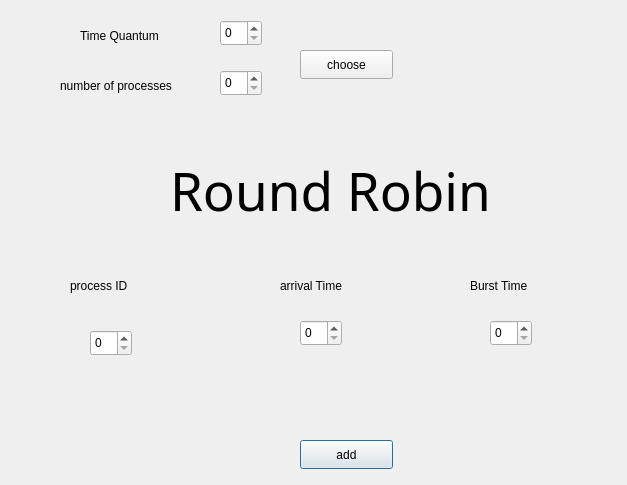
<?xml version="1.0" encoding="UTF-8"?>
<ui version="4.0">
 <class>RR2</class>
 <widget class="QDialog" name="RR2">
  <property name="geometry">
   <rect>
    <x>0</x>
    <y>0</y>
    <width>627</width>
    <height>485</height>
   </rect>
  </property>
  <property name="windowTitle">
   <string>Dialog</string>
  </property>
  <widget class="QSpinBox" name="quantum">
   <property name="geometry">
    <rect>
     <x>220</x>
     <y>20</y>
     <width>42</width>
     <height>26</height>
    </rect>
   </property>
  </widget>
  <widget class="QSpinBox" name="num">
   <property name="geometry">
    <rect>
     <x>220</x>
     <y>70</y>
     <width>42</width>
     <height>26</height>
    </rect>
   </property>
  </widget>
  <widget class="QSpinBox" name="id">
   <property name="geometry">
    <rect>
     <x>90</x>
     <y>330</y>
     <width>42</width>
     <height>26</height>
    </rect>
   </property>
  </widget>
  <widget class="QSpinBox" name="btime">
   <property name="geometry">
    <rect>
     <x>490</x>
     <y>320</y>
     <width>42</width>
     <height>26</height>
    </rect>
   </property>
  </widget>
  <widget class="QPushButton" name="pushButton">
   <property name="geometry">
    <rect>
     <x>300</x>
     <y>440</y>
     <width>93</width>
     <height>29</height>
    </rect>
   </property>
   <property name="text">
    <string>add</string>
   </property>
  </widget>
  <widget class="QPushButton" name="choose">
   <property name="geometry">
    <rect>
     <x>300</x>
     <y>50</y>
     <width>93</width>
     <height>29</height>
    </rect>
   </property>
   <property name="text">
    <string>choose</string>
   </property>
  </widget>
  <widget class="QLabel" name="label">
   <property name="geometry">
    <rect>
     <x>80</x>
     <y>20</y>
     <width>111</width>
     <height>31</height>
    </rect>
   </property>
   <property name="text">
    <string>Time Quantum</string>
   </property>
  </widget>
  <widget class="QLabel" name="label_2">
   <property name="geometry">
    <rect>
     <x>60</x>
     <y>70</y>
     <width>161</width>
     <height>31</height>
    </rect>
   </property>
   <property name="text">
    <string>number of processes</string>
   </property>
  </widget>
  <widget class="QLabel" name="label_3">
   <property name="geometry">
    <rect>
     <x>70</x>
     <y>270</y>
     <width>111</width>
     <height>31</height>
    </rect>
   </property>
   <property name="text">
    <string>process ID</string>
   </property>
  </widget>
  <widget class="QLabel" name="label_4">
   <property name="geometry">
    <rect>
     <x>470</x>
     <y>270</y>
     <width>111</width>
     <height>31</height>
    </rect>
   </property>
   <property name="text">
    <string>Burst Time</string>
   </property>
  </widget>
  <widget class="QSpinBox" name="btime_2">
   <property name="geometry">
    <rect>
     <x>300</x>
     <y>320</y>
     <width>42</width>
     <height>26</height>
    </rect>
   </property>
  </widget>
  <widget class="QLabel" name="label_5">
   <property name="geometry">
    <rect>
     <x>280</x>
     <y>270</y>
     <width>111</width>
     <height>31</height>
    </rect>
   </property>
   <property name="text">
    <string>arrival Time</string>
   </property>
  </widget>
  <widget class="QLabel" name="label_6">
   <property name="geometry">
    <rect>
     <x>170</x>
     <y>150</y>
     <width>351</width>
     <height>81</height>
    </rect>
   </property>
   <property name="font">
    <font>
     <family>Impact</family>
     <pointsize>40</pointsize>
    </font>
   </property>
   <property name="text">
    <string>Round Robin</string>
   </property>
  </widget>
 </widget>
 <resources/>
 <connections/>
</ui>
